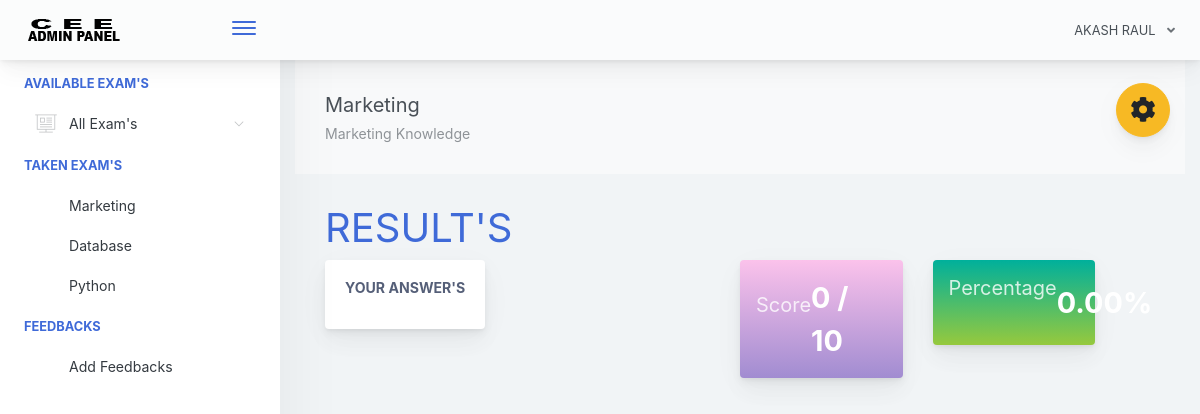
The page /home.php?page=result&id=11 (signed in) on the database its author committed.
### tables this page shows
CREATE TABLE `examinee_tbl` (
  `exmne_id` int(11) NOT NULL,
  `exmne_fullname` varchar(1000) NOT NULL,
  `exmne_course` varchar(1000) NOT NULL,
  `exmne_gender` varchar(1000) NOT NULL,
  `exmne_birthdate` varchar(1000) NOT NULL,
  `exmne_year_level` varchar(1000) NOT NULL,
  `exmne_email` varchar(1000) NOT NULL,
  `exmne_password` varchar(1000) NOT NULL,
  `exmne_status` varchar(1000) NOT NULL DEFAULT 'active'
);

CREATE TABLE `exam_tbl` (
  `ex_id` int(11) NOT NULL,
  `cou_id` int(11) NOT NULL,
  `ex_title` varchar(1000) NOT NULL,
  `ex_time_limit` varchar(1000) NOT NULL,
  `ex_questlimit_display` int(11) NOT NULL,
  `ex_description` varchar(1000) NOT NULL,
  `ex_created` timestamp NOT NULL DEFAULT current_timestamp() ON UPDATE current_timestamp()
);

### query/selectData.php (called while the page is built, shortened)
<?php
$exmneId = $_SESSION['examineeSession']['exmne_id'];
$selExmneeData = $conn->query("SELECT * FROM examinee_tbl WHERE exmne_id='$exmneId' ")->fetch(PDO::FETCH_ASSOC);
 ?>

### pages/result.php (the view, shortened to what this page needs)
 <?php
    $examId = $_GET['id'];
    $selExam = $conn->query("SELECT * FROM exam_tbl WHERE ex_id='$examId' ")->fetch(PDO::FETCH_ASSOC);
 ?>
<div class="app-main__outer">
<div class="app-main__inner">
    <div id="refreshData">
    <div class="col-md-12">
        <div class="app-page-title">
            <div class="page-title-wrapper">
                <div class="page-title-heading">
                    <div>
                        <?php echo $selExam['ex_title']; ?>
                          <div class="page-title-subheading">
                            <?php echo $selExam['ex_description']; ?>
                          </div>
                    </div>
                </div>
            </div>
        </div>
        <div class="row col-md-12">
        	<h1 class="text-primary">RESULT'S</h1>
        </div>
        <div class="row col-md-6 float-left">
        	<div class="main-card mb-3 card">
                <div class="card-body">
                	<h5 class="card-title">Your Answer's</h5>
                </div>
            </div>
        </div>
        <div class="col-md-6 float-left">
        	<div class="col-md-6 float-left">
        	<div class="card mb-3 widget-content bg-night-fade">
                <div class="widget-content-wrapper text-white">
                    <div class="widget-content-left">
                        <div class="widget-heading"><h5>Score</h5></div>
                        <div class="widget-subheading" style="color: transparent;">/</div>
                    </div>
                    <div class="widget-content-right">
                        <div class="widget-numbers text-white">
                            <?php
                                $selScore = $conn->query("SELECT * FROM exam_question_tbl eqt INNER JOIN exam_answers ea ON eqt.eqt_id = ea.quest_id AND eqt.exam_answer = ea.exans_answer  WHERE ea.axmne_id='$exmneId' AND ea.exam_id='$examId' AND ea.exans_status='new' ");
                            ?>
                            <span>
                                <?php echo $selScore->rowCount(); ?>
                                <?php
                                    $over  = $selExam['ex_questlimit_display'];
                                 ?>
                            </span> / <?php echo $over; ?>
                        </div>
                    </div>
                </div>
            </div>
        	</div>
            <div class="col-md-6 float-left">
            <div class="card mb-3 widget-content bg-happy-green">
                <div class="widget-content-wrapper text-white">
                    <div class="widget-content-left">
                        <div class="widget-heading"><h5>Percentage</h5></div>
                        <div class="widget-subheading" style="color: transparent;">/</div>
                        </div>
                        <div class="widget-content-right">
                        <div class="widget-numbers text-white">
                            <?php
                                $selScore = $conn->query("SELECT * FROM exam_question_tbl eqt INNER JOIN exam_answers ea ON eqt.eqt_id = ea.quest_id AND eqt.exam_answer = ea.exans_answer  WHERE ea.axmne_id='$exmneId' AND ea.exam_id='$examId' AND ea.exans_status='new' ");
                            ?>
                            <span>
                                <?php
                                    $score = $selScore->rowCount();
                                    $ans = $score / $over * 100;
                                    echo number_format($ans,2);
                                 ?>
                            </span>
                        </div>
                    </div>
                </div>
            </div>
            </div>
        </div>
    </div>
    </div>
</div>

### includes/header.php (shortened to what this page needs)
<?php
  include("conn.php");
  include("query/selectData.php");
 ?>
<!doctype html>
<html lang="en">
<head>
    <link href="./main.css" rel="stylesheet">
    <link href="css/sweetalert.css" rel="stylesheet">
</head>
<body id="body">
    <div class="app-container app-theme-white body-tabs-shadow fixed-sidebar fixed-header">
        <div class="app-header header-shadow">
            <div class="app-header__logo">
                <a href="home.php"><div class="logo-src"></div></a>
                <div class="header__pane ml-auto">
                    <div>
                        <button type="button" class="hamburger close-sidebar-btn hamburger--elastic" data-class="closed-sidebar">
                            <span class="hamburger-box">
                                <span class="hamburger-inner"></span>
                            </span>
                        </button>
                    </div>
                </div>
            </div>
                <div class="app-header__content">
                <div class="app-header-right">
                    <div class="header-btn-lg pr-0">
                        <div class="widget-content p-0">
                            <div class="widget-content-wrapper">
                                <div class="widget-content-left">
                                    <div class="btn-group">
                                        <a data-toggle="dropdown" aria-haspopup="true" aria-expanded="false" class="p-0 btn">
                                            <?php
                                                echo strtoupper($selExmneeData['exmne_fullname']);
                                             ?>
                                            <i class="fa fa-angle-down ml-2 opacity-8"></i>
                                        </a>
                                    </div>
                                </div>
                            </div>
                        </div>
                    </div>        </div>
            </div>
        </div>

### includes/ui-theme.php (shortened to what this page needs)
<div class="ui-theme-settings">
            <button type="button" id="TooltipDemo" class="btn-open-options btn btn-warning" style="top:110px !important;">
                <i class="fa fa-cog fa-w-16 fa-spin fa-2x"></i>
            </button>
        </div>

### home.php (shortened to what this page needs)
<?php include("includes/header.php"); ?>
<?php include("includes/ui-theme.php"); ?>
<div class="app-main">
<?php include("includes/sidebar.php"); ?>
<?php
   @$page = $_GET['page'];
   if($page != '')
   {
     if($page == "exam")
     {
       include("pages/exam.php");
     }
     else if($page == "result")
     {
       include("pages/result.php");
     }
     else if($page == "myscores")
     {
       include("pages/myscores.php");
     }
   }
   else
   {
     include("pages/home.php");
   }
 ?>
<?php include("includes/footer.php"); ?>

### includes/sidebar.php (shortened to what this page needs)
<div class="app-sidebar sidebar-shadow">
        <div class="scrollbar-sidebar">
        <div class="app-sidebar__inner">
            <ul class="vertical-nav-menu">
                <li class="app-sidebar__heading">AVAILABLE EXAM'S</li>
                <li>
                <a href="#">
                     <i class="metismenu-icon pe-7s-display2"></i>
                     All Exam's
                    <i class="metismenu-state-icon pe-7s-angle-down caret-left"></i>
                </a>
                </li>
                 <li class="app-sidebar__heading">TAKEN EXAM'S</li>
                <li>
                  <?php
                    $selTakenExam = $conn->query("SELECT * FROM exam_tbl et INNER JOIN exam_attempt ea ON et.ex_id = ea.exam_id WHERE exmne_id='$exmneId' ORDER BY ea.examat_id  ");
                    if($selTakenExam->rowCount() > 0)
                    {
                        while ($selTakenExamRow = $selTakenExam->fetch(PDO::FETCH_ASSOC)) { ?>
                            <a href="home.php?page=result&id=<?php echo $selTakenExamRow['ex_id']; ?>" >
                                <?php echo $selTakenExamRow['ex_title']; ?>
                            </a>
                        <?php }
                    }
                    else
                    { ?>
                        <a href="#" class="pl-3">You are not taking exam yet</a>
                    <?php }
                   ?>
                </li>
                <li class="app-sidebar__heading">FEEDBACKS</li>
                <li>
                    <a href="#" data-toggle="modal" data-target="#feedbacksModal" >
                        Add Feedbacks
                    </a>
                </li>
            </ul>
        </div>
    </div>
</div>

### includes/footer.php (shortened to what this page needs)
    </div>
        </div>
    </div>
</body>
</html>

### rows shown on the page
examinee_tbl: exmne_fullname "AKASH RAUL"
exam_tbl: ex_title "Marketing", ex_description "Marketing Knowledge", ex_questlimit_display "10", ex_questlimit_display "0.00"
exam_tbl: ex_title "Database"
exam_tbl: ex_title "Python"

### other values the page prints
$selScore->rowCount() "0"
